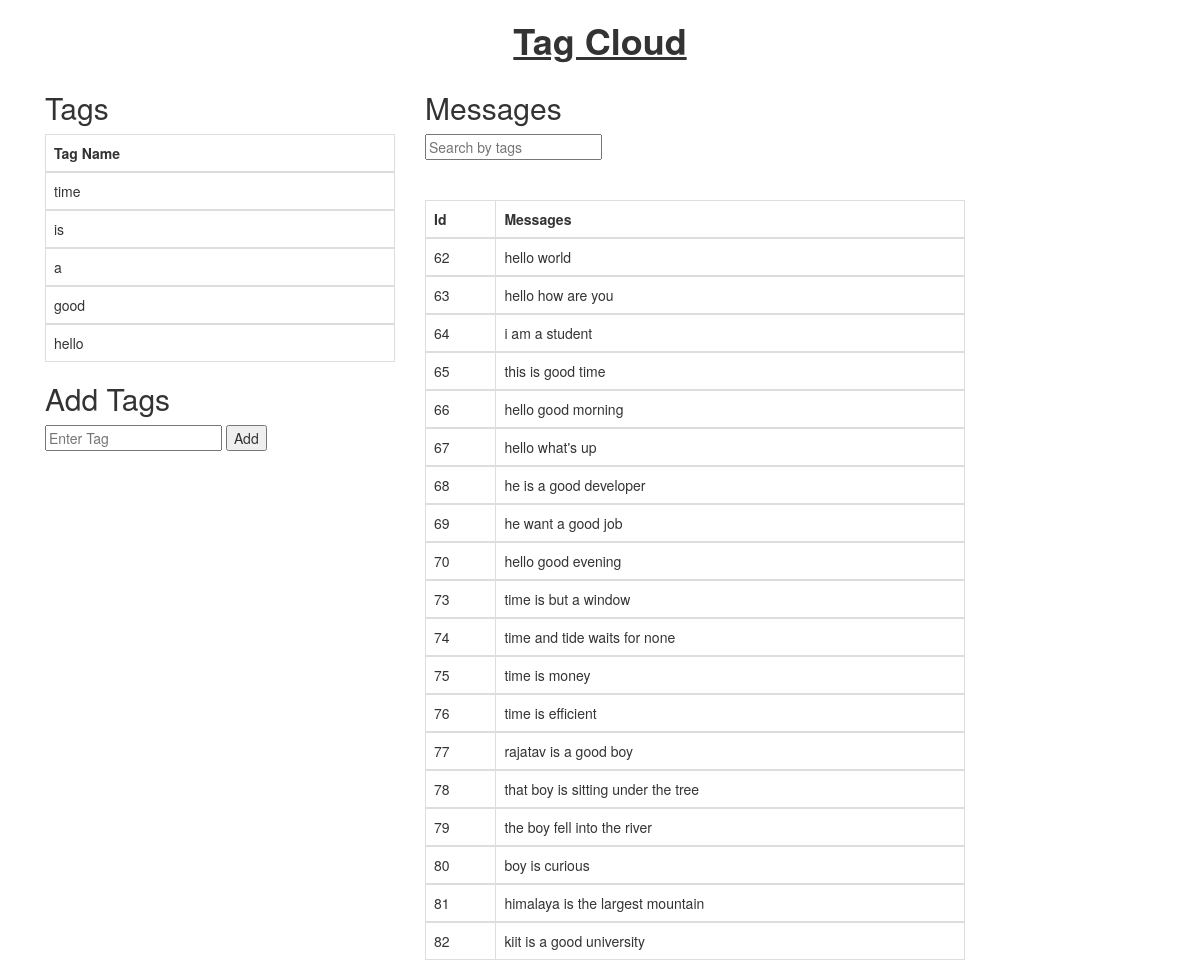
The page / on the database its author committed.
### tables this page shows
CREATE TABLE `tags` (
  `id` int(9) NOT NULL,
  `tagsss` varchar(255) NOT NULL,
  `tag_count` int(255) NOT NULL DEFAULT '5'
);

CREATE TABLE `messages` (
  `id` int(255) NOT NULL,
  `message` varchar(255) NOT NULL,
  `tag` varchar(255) NOT NULL
);

### index.php (the view, shortened to what this page needs)
<?php
include 'config.php';
?>
<!DOCTYPE html>
<html lang="en">
<head>
  <link rel="stylesheet" href="https://maxcdn.bootstrapcdn.com/bootstrap/3.4.1/css/bootstrap.min.css">
</head>
<body>
<div class="container">
<h1 align="center"><b><u>Tag Cloud</u> </b></h1>
<div class="table-responsive col-md-4">
  <h2>Tags</h2>
  <table class="table table-bordered" id="table"  >
    <thead>
      <tr>
               <th>Tag Name</th>
      </tr>
    </thead>
	<?php
$newquery = mysqli_query($conn,"select * from tags");
while ($row1 = mysqli_fetch_array($newquery)) {
?>
    <tbody>
      <tr>
        <td><?php echo  $row1['tagsss'];?></td>
      </tr>
     <?php
}
?>
    </tbody>
  </table>
  <h2>Add Tags</h2>
  <form action="#" method="POST">
	<input type="text" name="addtag" placeholder="Enter Tag">
	<button type="submit" name="submit">Add</button>
</form>
</div>
<div class="table-responsive col-md-6">
  <h2>Messages</h2>
  <table>
     <tr>
       <td>
         <input type='text' class="tags" name="tag" id="myInput" placeholder='Search by tags'>
       </td>
     </tr>
   </table>
<br>
<br>
  <table class="table table-bordered " id="msgtable">
    <thead>
      <tr>
        <th>Id</th>
        <th>Messages</th>
      </tr>
    </thead>
	<?php
$newquery = mysqli_query($conn,"select * from messages");
while ($row1 = mysqli_fetch_array($newquery)) {
?>
    <tbody>
      <tr>
        <td><?php echo  $row1['id'];?></td>
        <td><?php echo  $row1['message'];?></td>
      </tr>
     <?php
}
?>
    </tbody>
  </table>
</div>
</body>
</html>

### rows shown on the page
tags: tagsss "time"
tags: tagsss "is"
tags: tagsss "a"
tags: tagsss "good"
tags: tagsss "hello"
messages: id "62", message "hello world"
messages: id "63", message "hello how are you"
messages: id "64", message "i am a student"
messages: id "65", message "this is good time"
messages: id "66", message "hello good morning"
messages: id "67", message "hello what's up"
messages: id "68", message "he is a good developer"
messages: id "69", message "he want a good job"
messages: id "70", message "hello good evening"
messages: id "73", message "time is but a window"
messages: id "74", message "time and tide waits for none"
messages: id "75", message "time is money"
messages: id "76", message "time is efficient"
messages: id "77", message "rajatav is a good boy"
messages: id "78", message "that boy is sitting under the tree"
messages: id "79", message "the boy fell into the river"
messages: id "80", message "boy is curious"
messages: id "81", message "himalaya is the largest mountain"
messages: id "82", message "kiit is a good university"
